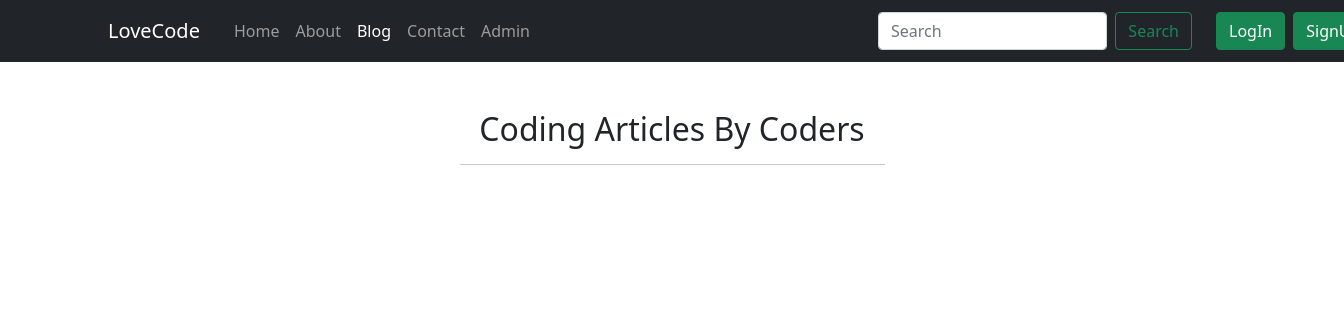
Before: /blog/ with the older database file.
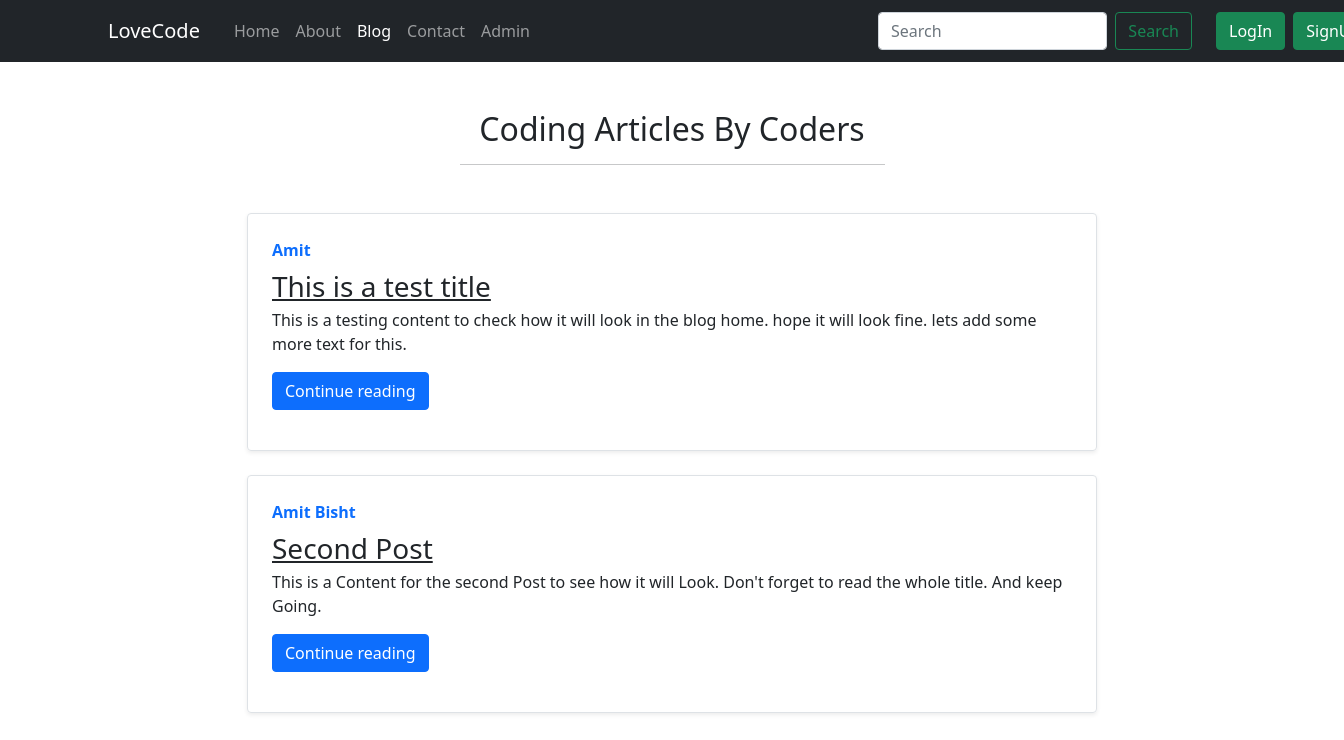
After: the same page with the newer database file.
### blog/models.py (models this page shows, shortened)
class Post(models.Model):
    id = models.AutoField(primary_key=True)
    title = models.CharField(max_length=50)
    content = models.TextField()
    author = models.CharField(max_length=25)
    slug = models.SlugField(unique=True,blank=True)
    timestamp = models.DateTimeField(blank=True)
    class Meta:
        unique_together = ['title','slug']

### blog/views.py (the view)
# urls.py: path('',blogHome,name='blogHome'),
def blogHome(request):
    allPosts = Post.objects.all()
    context = {'allPosts': allPosts}
    return render(request,'blog/blogHome.html',context)

### templates/blog/blogHome.html (shortened to what this page needs)
{% extends 'base.html' %}
{% block Blog %}active{% endblock %}
{% block css %}
{% load static %}
<link rel="stylesheet" href="{% static 'home/style.css' %}">
{% endblock css %}
{% block body %}
<div class="container p-0 mt-5">
  <h2 class="text-center mt-4">Coding Articles By Coders</h2>
  <hr class="mb-5 mx-auto w-50">
  {% for post in allPosts %}
  <div class="row g-0 border rounded overflow-hidden flex-md-row mb-4 shadow-sm h-md-250 position-relative">
    <div class="col p-4 d-flex flex-column position-static">
      <strong class="d-inline-block mb-2 text-primary">{{post.author}}</strong>
      <h3 class="mb-0"><a href="{{post.slug}}" class="text-dark">{{post.title}}</a></h3>
      <p class="card-text mb-auto">{{post.content|truncatechars:200}}</p>
      <div>
        <a href="{{post.slug}}" role="button" class="btn btn-primary my-3">Continue reading</a>
      </div>
    </div>
  </div>
  {% endfor %}
</div>
{% endblock body %}

Changed rows visible on the page:
added Post: author "Amit", title "This is a test title", content "This is a testing content to check how it will look in the blog home. hope it will look fine. lets add some more text for this."
added Post: author "Amit Bisht", title "Second Post", content "This is a Content for the second Post to see how it will Look. Don't forget to read the whole title. And keep Going."
